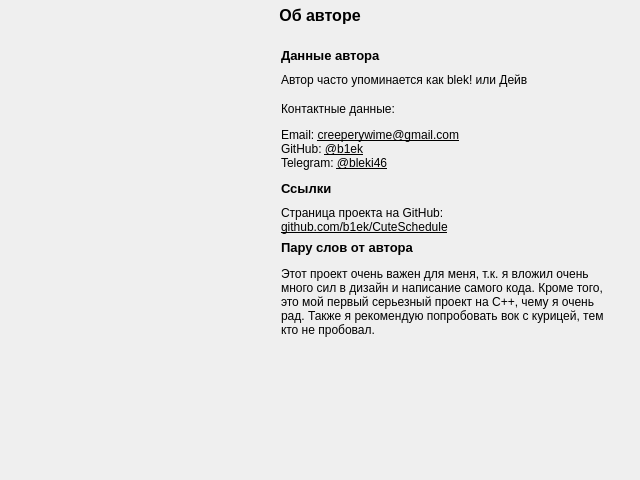
<?xml version="1.0" encoding="UTF-8"?>
<ui version="4.0">
 <class>about</class>
 <widget class="QWidget" name="about">
  <property name="geometry">
   <rect>
    <x>0</x>
    <y>0</y>
    <width>640</width>
    <height>480</height>
   </rect>
  </property>
  <property name="windowTitle">
   <string>Form</string>
  </property>
  <layout class="QVBoxLayout" name="verticalLayout">
   <property name="spacing">
    <number>3</number>
   </property>
   <property name="leftMargin">
    <number>6</number>
   </property>
   <property name="topMargin">
    <number>6</number>
   </property>
   <property name="rightMargin">
    <number>6</number>
   </property>
   <property name="bottomMargin">
    <number>6</number>
   </property>
   <item>
    <widget class="QLabel" name="label">
     <property name="maximumSize">
      <size>
       <width>16777215</width>
       <height>32</height>
      </size>
     </property>
     <property name="font">
      <font>
       <pointsize>12</pointsize>
       <bold>true</bold>
      </font>
     </property>
     <property name="text">
      <string>Об авторе</string>
     </property>
     <property name="alignment">
      <set>Qt::AlignCenter</set>
     </property>
    </widget>
   </item>
   <item>
    <widget class="QWidget" name="card" native="true">
     <layout class="QHBoxLayout" name="horizontalLayout">
      <item>
       <widget class="QWidget" name="leftCard" native="true">
        <layout class="QVBoxLayout" name="verticalLayout_3">
         <item>
          <widget class="QWidget" name="ava_container" native="true">
           <layout class="QHBoxLayout" name="horizontalLayout_2">
            <item>
             <widget class="QWidget" name="ava" native="true">
              <property name="minimumSize">
               <size>
                <width>200</width>
                <height>200</height>
               </size>
              </property>
              <property name="maximumSize">
               <size>
                <width>200</width>
                <height>200</height>
               </size>
              </property>
              <property name="styleSheet">
               <string notr="true">background-image: url(:/ava);</string>
              </property>
             </widget>
            </item>
           </layout>
          </widget>
         </item>
         <item>
          <widget class="QWidget" name="qrcode_container" native="true">
           <property name="minimumSize">
            <size>
             <width>0</width>
             <height>64</height>
            </size>
           </property>
           <property name="maximumSize">
            <size>
             <width>16777215</width>
             <height>16777215</height>
            </size>
           </property>
           <layout class="QHBoxLayout" name="horizontalLayout_3"/>
          </widget>
         </item>
        </layout>
       </widget>
      </item>
      <item>
       <widget class="QWidget" name="rightCard" native="true">
        <property name="minimumSize">
         <size>
          <width>350</width>
          <height>0</height>
         </size>
        </property>
        <layout class="QVBoxLayout" name="verticalLayout_2">
         <property name="spacing">
          <number>6</number>
         </property>
         <property name="leftMargin">
          <number>6</number>
         </property>
         <property name="topMargin">
          <number>6</number>
         </property>
         <property name="rightMargin">
          <number>6</number>
         </property>
         <property name="bottomMargin">
          <number>6</number>
         </property>
         <item>
          <widget class="QLabel" name="label_5">
           <property name="font">
            <font>
             <pointsize>10</pointsize>
             <bold>true</bold>
            </font>
           </property>
           <property name="text">
            <string>Данные автора</string>
           </property>
          </widget>
         </item>
         <item>
          <widget class="QLabel" name="label_2">
           <property name="text">
            <string>Автор часто упоминается как blek! или Дейв</string>
           </property>
           <property name="alignment">
            <set>Qt::AlignLeading|Qt::AlignLeft|Qt::AlignTop</set>
           </property>
           <property name="wordWrap">
            <bool>true</bool>
           </property>
          </widget>
         </item>
         <item>
          <widget class="QLabel" name="label_3">
           <property name="text">
            <string>&lt;html&gt;&lt;head/&gt;&lt;body&gt;&lt;p&gt;Контактные данные:&lt;/p&gt;&lt;p&gt;Email: &lt;span style=&quot; text-decoration: underline;&quot;&gt;creeperywime@gmail.com&lt;br/&gt;&lt;/span&gt;GitHub: &lt;span style=&quot; text-decoration: underline;&quot;&gt;@b1ek&lt;br/&gt;&lt;/span&gt;Telegram: &lt;span style=&quot; text-decoration: underline;&quot;&gt;@bleki46&lt;/span&gt;&lt;/p&gt;&lt;/body&gt;&lt;/html&gt;</string>
           </property>
           <property name="wordWrap">
            <bool>true</bool>
           </property>
          </widget>
         </item>
         <item>
          <widget class="QLabel" name="label_4">
           <property name="font">
            <font>
             <pointsize>10</pointsize>
             <bold>true</bold>
            </font>
           </property>
           <property name="text">
            <string>Ссылки</string>
           </property>
          </widget>
         </item>
         <item>
          <widget class="QLabel" name="label_6">
           <property name="text">
            <string>&lt;html&gt;&lt;head/&gt;&lt;body&gt;&lt;p&gt;Страница проекта на GitHub:&lt;br/&gt;&lt;span style=&quot; text-decoration: underline;&quot;&gt;github.com/b1ek/CuteSchedule&lt;/span&gt;&lt;/p&gt;&lt;/body&gt;&lt;/html&gt;</string>
           </property>
          </widget>
         </item>
         <item>
          <widget class="QLabel" name="label_7">
           <property name="text">
            <string>&lt;html&gt;&lt;head/&gt;&lt;body&gt;&lt;p&gt;&lt;span style=&quot; font-size:10pt; font-weight:700;&quot;&gt;Пару слов от автора&lt;/span&gt;&lt;/p&gt;&lt;p&gt;Этот проект очень важен для меня, т.к. я вложил очень много сил в дизайн и написание самого кода. Кроме того, это мой первый серьезный проект на C++, чему я очень рад. Также я рекомендую попробовать вок с курицей, тем кто не пробовал.&lt;/p&gt;&lt;/body&gt;&lt;/html&gt;</string>
           </property>
           <property name="wordWrap">
            <bool>true</bool>
           </property>
          </widget>
         </item>
        </layout>
       </widget>
      </item>
     </layout>
    </widget>
   </item>
   <item>
    <spacer name="verticalSpacer_2">
     <property name="orientation">
      <enum>Qt::Vertical</enum>
     </property>
     <property name="sizeHint" stdset="0">
      <size>
       <width>20</width>
       <height>40</height>
      </size>
     </property>
    </spacer>
   </item>
   <item>
    <widget class="QWidget" name="footer" native="true">
     <property name="maximumSize">
      <size>
       <width>16777215</width>
       <height>194</height>
      </size>
     </property>
     <layout class="QHBoxLayout" name="horizontalLayout_4">
      <property name="spacing">
       <number>6</number>
      </property>
      <property name="leftMargin">
       <number>9</number>
      </property>
      <property name="topMargin">
       <number>9</number>
      </property>
      <property name="rightMargin">
       <number>9</number>
      </property>
      <property name="bottomMargin">
       <number>9</number>
      </property>
      <item>
       <spacer name="horizontalSpacer_2">
        <property name="orientation">
         <enum>Qt::Horizontal</enum>
        </property>
        <property name="sizeHint" stdset="0">
         <size>
          <width>40</width>
          <height>20</height>
         </size>
        </property>
       </spacer>
      </item>
      <item>
       <widget class="QWidget" name="qr" native="true">
        <property name="minimumSize">
         <size>
          <width>30</width>
          <height>30</height>
         </size>
        </property>
        <property name="maximumSize">
         <size>
          <width>30</width>
          <height>30</height>
         </size>
        </property>
        <property name="styleSheet">
         <string notr="true">border-image: url(:/qrgit) 0 0 0 0 stretch stretch;</string>
        </property>
       </widget>
      </item>
      <item>
       <widget class="QWidget" name="widget" native="true">
        <property name="minimumSize">
         <size>
          <width>194</width>
          <height>64</height>
         </size>
        </property>
        <property name="maximumSize">
         <size>
          <width>194</width>
          <height>64</height>
         </size>
        </property>
        <property name="styleSheet">
         <string notr="true">border-image: url(:/load/splscr) 0 0 0 0 stretch stretch;</string>
        </property>
       </widget>
      </item>
      <item>
       <spacer name="horizontalSpacer">
        <property name="orientation">
         <enum>Qt::Horizontal</enum>
        </property>
        <property name="sizeHint" stdset="0">
         <size>
          <width>40</width>
          <height>20</height>
         </size>
        </property>
       </spacer>
      </item>
     </layout>
    </widget>
   </item>
   <item>
    <spacer name="verticalSpacer">
     <property name="orientation">
      <enum>Qt::Vertical</enum>
     </property>
     <property name="sizeHint" stdset="0">
      <size>
       <width>20</width>
       <height>40</height>
      </size>
     </property>
    </spacer>
   </item>
  </layout>
 </widget>
 <resources/>
 <connections/>
</ui>
